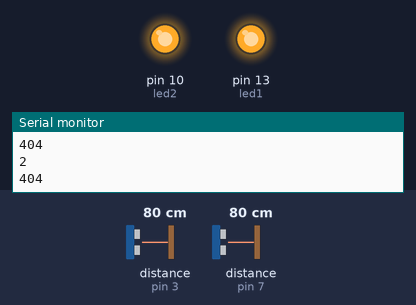
This sketch was run on a simulated Arduino Uno, built with avr-gcc and run on an emulated ATmega328P. Shown: output pins drawn as LEDs (lit = HIGH), the last lines printed to the serial monitor. Inputs (shaded band) come from the test bench; at power-on: distance to the obstacle (sensors on pin 3, pin 7) 80 cm.

Above: at 1.8 s.
1.9 s: distance to the obstacle (sensor on pin 3) set to 34 cm
3.4 s: distance to the obstacle (sensor on pin 3) set to 27 cm
At 4.8 s:
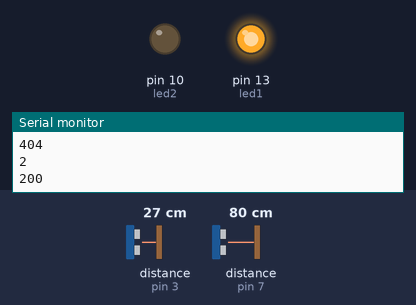
5.5 s: distance to the obstacle (sensor on pin 7) set to 34 cm
7.2 s: distance to the obstacle (sensor on pin 7) set to 28 cm
At 8.7 s:
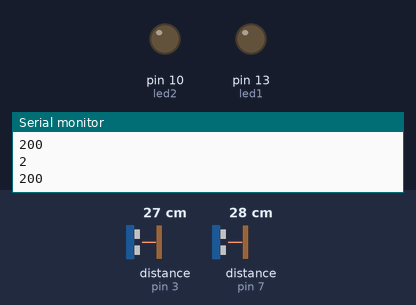
9.5 s: distance to the obstacle (sensor on pin 3) set to 35 cm
At 10.6 s:
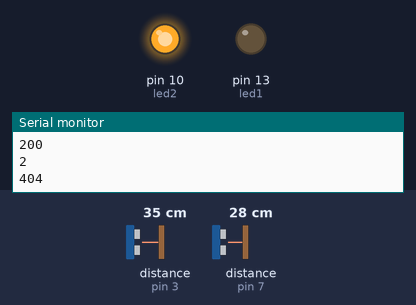
11.5 s: distance to the obstacle (sensor on pin 3) set to 2 cm
At 12.4 s:
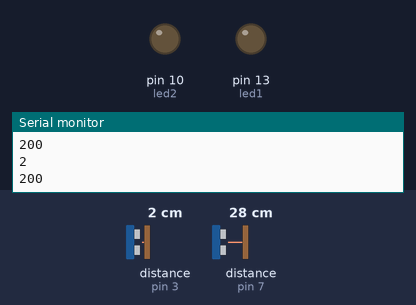
Timing chart, 0 to 14.5 s (numbered marks = the images above; inputs shaded):
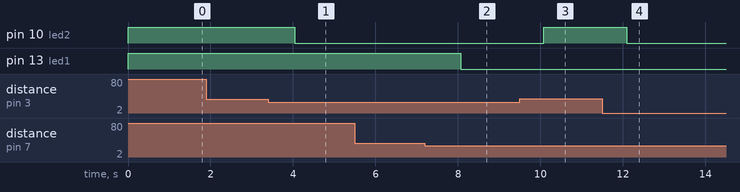

The sketch:

ard_ulra_printer.ino
```cpp
#include "Ultrasonic.h"
Ultrasonic ultrasonic(6,7);
Ultrasonic ultrasonic2(4,3);

const int led1 = 13;
const int led2 = 10;

long microsec1 = 0;
float distance1 = 0;

int status1,status2;

long microsec2 = 0;
float distance2 = 0;

void setup () {
Serial.begin(9600);

pinMode(led1,OUTPUT);
pinMode(led2,OUTPUT);
}

void loop () {
microsec1 = ultrasonic.timing();
distance1 = ultrasonic.convert(microsec1, Ultrasonic::CM);

microsec2 = ultrasonic2.timing();
distance2 = ultrasonic2.convert(microsec2, Ultrasonic::CM);

if (distance1 > 30) {
  digitalWrite(led1,HIGH);
  status1 = 404;
}
else {
  digitalWrite(led1,LOW);
  status1 = 200;
}

if(distance2 > 30){
  digitalWrite(led2,HIGH);
  status2 = 404;
}
else {
  digitalWrite(led2,LOW);
  status2 = 200;
}

Serial.println("1");
Serial.println(status1);
//Serial.print(distance1);
//Serial.println(" cm");
Serial.println("2");
Serial.println(status2);
//Serial.print(distance2);
//Serial.println(" cm");
delay(1000);
}
```

Measured:
- the behaviour switches between 31 and 30 cm on distance to the obstacle (sensor on pin 3) (found by bisection; images 0 and 1)
- the behaviour switches between 31 and 30 cm on distance to the obstacle (sensor on pin 7) (found by bisection; images 1 and 2)
- after the input at 3.4 s, pin 10 (led2): HIGH → LOW after 0.65 s
- after the input at 7.2 s, pin 13 (led1): HIGH → LOW after 0.87 s
- after the input at 9.5 s, pin 10 (led2): LOW → HIGH after 0.58 s
- after the input at 11.5 s, pin 10 (led2): HIGH → LOW after 0.59 s
